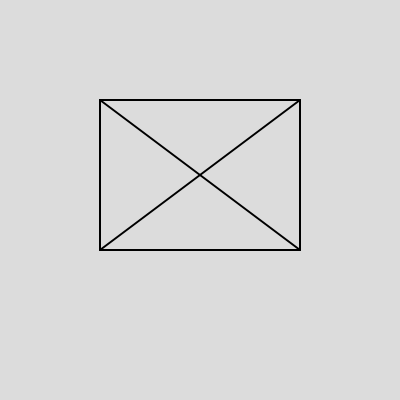
Frame 1 (no input)
Frame 60 (no input): identical to frame 1, image omitted
Frame 120 (the mouse pressed at the canvas centre since frame 60): identical to frame 1, image omitted

The p5.js sketch that drew this single still picture (run headless with seeded random() and noise() and a simulated clock; from frame 60 on, the mouse is pressed at the canvas centre):

// p5.js sketch
// ── sketch.js
let [dashLength,gapLength] = [5,5]; // Length of each dash, gap

function setup() {
  createCanvas(400, 400);
}

function straightDashLines(coordinatesIn){
  let [x,y,x2,y2] = coordinatesIn;
};

function draw() {
  background(220);
  strokeWeight(2);
  stroke(0);
  // array destructuring
  let [x, y, w, h] = [100, 100, 200, 150];
  
  line(x, y, x + w, y); // Top side
  line(x + w, y, x + w, y + h); // Right side
  line(x + w, y + h, x, y + h); // Bottom side
  line(x, y + h, x, y); // Left side
  
  // Draw lines for the diagonals
  line(x, y, x + w, y + h); // Top-left to bottom-right
  line(x, y + h, x + w, y); // Bottom-left to top-right

}
